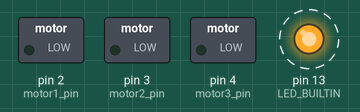
Bench run of a sketch on a simulated Arduino Uno, built with avr-gcc and run on an emulated ATmega328P. On the bench: switched loads named in the sketch (green lamp = pin HIGH), output pins drawn as LEDs (lit = HIGH). Dashed ring = blinking.

Above: at 0.5 s.
Timing chart, 0 to 4.6 s (numbered marks = the images above):
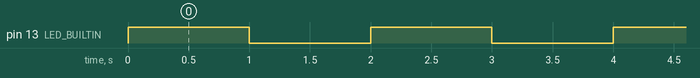

Measured:
- by itself, pin 13 (LED_BUILTIN): alternates HIGH for 1.0 s and LOW for 1.0 s, 6 changes in all, then stays LOW

The sketch:

motor_test0830.ino
```cpp
#define motor1_start_time 1
//ボタンを押してからモーター1が回り始めるまでの時間ms。
#define motor2_start_time 120000//ボタンを押してからモーター2が回り始めるまでの時間ms。
#define motor3_start_time 120000//ボタンを押してからモーター2が回り始めるまでの時間ms。
#define motor1_run_time 2000//モーター1が回り続ける時間ms。回したくなかったら0
#define motor2_run_time 0//モーター2が回り続ける時間ms。回したくなかったら0
#define motor3_run_time 0//モーター2が回り続ける時間ms。回したくなかったら0


#define motor1_pin 2//ピンの名前はいじらない
#define motor2_pin 3//ピンの名前はいじらない
#define motor3_pin 4//ピンの名前はいじらない


void setup() {
  pinMode(motor1_pin,OUTPUT);
  pinMode(motor2_pin,OUTPUT);
  pinMode(motor3_pin,OUTPUT);
  pinMode(LED_BUILTIN, OUTPUT);


}

void loop() {

  digitalWrite(motor1_pin,LOW);
  digitalWrite(motor2_pin,LOW);
  digitalWrite(motor3_pin,LOW);
  int motor1_flag=0;
  int motor2_flag=0;
  int motor3_flag=0;
  unsigned long TIME;

  digitalWrite(LED_BUILTIN, HIGH);
  delay(1000);
  digitalWrite(LED_BUILTIN, LOW);
  delay(1000);
  digitalWrite(LED_BUILTIN, HIGH);
  delay(1000);
  digitalWrite(LED_BUILTIN, LOW);
  delay(1000);
  digitalWrite(LED_BUILTIN, HIGH);
  delay(1000);
  digitalWrite(LED_BUILTIN, LOW);

  if(motor1_run_time==0){
    motor1_flag+=1;
    }

  if(motor2_run_time==0){
    motor2_flag+=1;
    }

  while(true){
    TIME = millis();
    if(motor1_flag == 0){
      if(TIME>motor1_start_time){
        digitalWrite(motor1_pin,HIGH);
        motor1_flag=1;
      }
    }

    else{
      if(TIME>motor1_start_time+motor1_run_time){
        digitalWrite(motor1_pin,LOW);
      }
    }

    if(motor2_flag==0){
      if(TIME>motor2_start_time){
        digitalWrite(motor2_pin,HIGH);
        motor2_flag=1;
      }
    }

    else{
      if(TIME>motor2_start_time+motor2_run_time){
        digitalWrite(motor2_pin,LOW);
      }
    }

    if(motor3_flag==0){
      if(TIME>motor3_start_time){
        digitalWrite(motor3_pin,HIGH);
        motor3_flag=1;
      }
    }

    else{
      if(TIME>motor3_start_time+motor3_run_time){
        digitalWrite(motor3_pin,LOW);
      }
    }
  }
}
```
